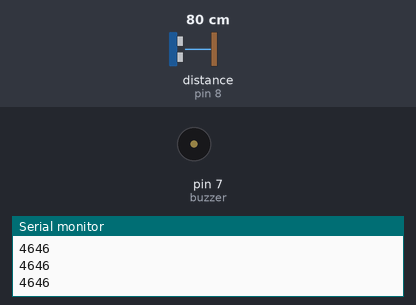
Recording of a sketch running on a simulated Arduino Uno, built with avr-gcc and run on an emulated ATmega328P. On the bench: buzzer (waves = sounding, pin HIGH), the last lines printed to the serial monitor. Wiring (inferred from the names in the program): ultrasonic range finder: trigger pin 9; echo pin 8. The test bench sets the inputs (shaded band); at power-on: distance to the obstacle (sensor on pin 8) 80 cm. The echo pulse lasts 58.3 µs per cm; pins used as bus, display or sensor lines are not drawn.

Above: at 1.2 s.
1.3 s: distance to the obstacle (sensor on pin 8) set to 19 cm
2.8 s: distance to the obstacle (sensor on pin 8) set to 15 cm
At 2.9 s:
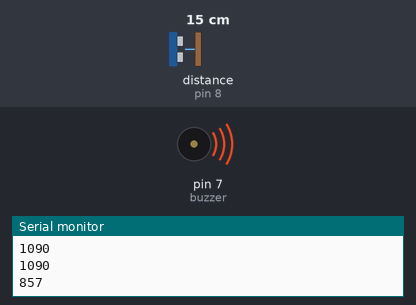
5.8 s: distance to the obstacle (sensor on pin 8) set to 18 cm
At 6.5 s:
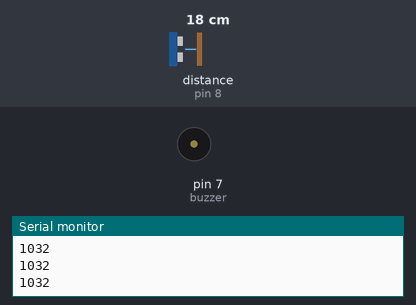
7.3 s: distance to the obstacle (sensor on pin 8) set to 2 cm
At 7.4 s:
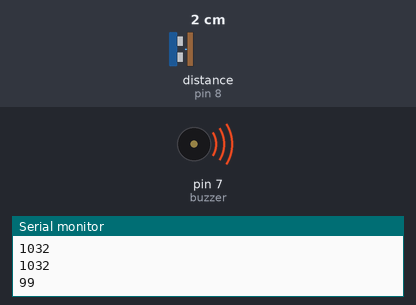
Timing chart, 0 to 11.3 s (numbered marks = the images above; inputs shaded):
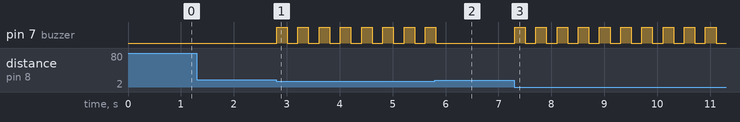

Measured:
- the behaviour switches between 18 and 17 cm on distance to the obstacle (sensor on pin 8) (found by bisection; images 0 and 1)
- after the input at 2.8 s, pin 7 (buzzer): alternates HIGH for 0.20 s and LOW for 0.20 s, starting at once
- after the input at 5.8 s, pin 7 (buzzer): goes on until 5.8 s, then stays LOW
- after the input at 7.3 s, pin 7 (buzzer): alternates HIGH for 0.20 s and LOW for 0.20 s, starting at once

The sketch:

ult.ino
```cpp
int trigger=9;
int echo=8;
int buzzer=7;
void setup() {
  Serial.begin(9600);
pinMode(buzzer,OUTPUT);
pinMode(trigger,OUTPUT);
pinMode(echo,INPUT);
}

void loop() {
digitalWrite(trigger,LOW);
delayMicroseconds(50);
digitalWrite(trigger,HIGH);
delayMicroseconds(50);
digitalWrite(trigger,LOW);
delayMicroseconds(50);

int data=pulseIn(echo,HIGH);
Serial.println(data);
if(data<=1000){
  digitalWrite(buzzer,HIGH);
  delay(200);
  digitalWrite(buzzer,LOW);
  delay(200);
}
}
```
